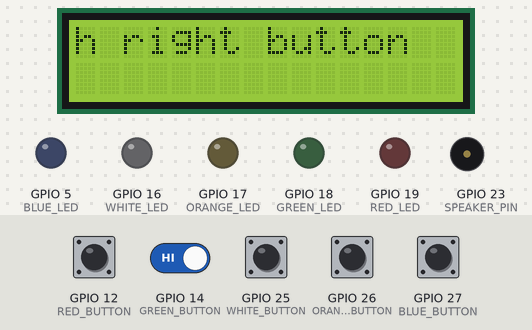
The sketch below on a simulated ESP32. Parts: 16×2 character LCD, output pins drawn as LEDs (lit = HIGH), buzzer (waves = sounding). Dashed ring = blinking. Inputs (shaded band) come from the test bench; at power-on: GPIO 12 (RED_BUTTON), GPIO 14 (GREEN_BUTTON), GPIO 25 (WHITE_BUTTON), GPIO 26 (ORANGE_BUTTON), GPIO 27 (BLUE_BUTTON) HIGH. WiFi joins after 1.5 s; servers stay silent unless stated; random numbers use the default seed unless the sketch sets one; what the sketch prints to the serial monitor is not drawn.

Above: at 2.75 s.
2.8 s: GPIO 25 (WHITE_BUTTON) pulled LOW for 3.2 s
At 5.3 s:
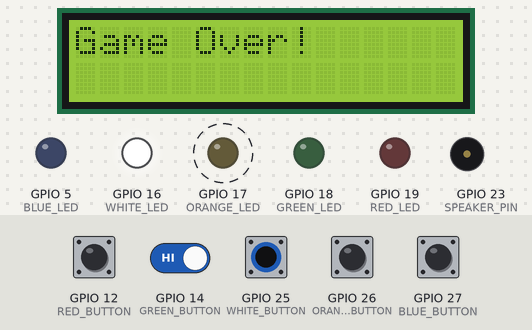
7.5 s: GPIO 25 (WHITE_BUTTON) pulled LOW for 1 s
At 10.6 s:
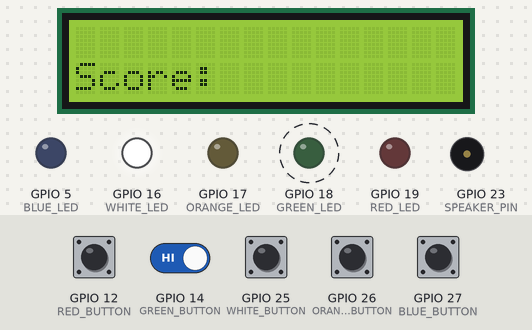
11.5 s: GPIO 25 (WHITE_BUTTON) pulled LOW for 0.15 s
At 12.0 s:
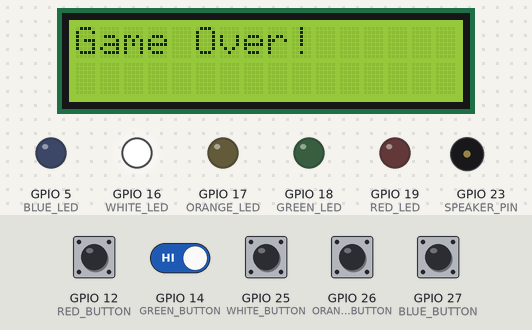
14.6 s: GPIO 14 (GREEN_BUTTON) driven LOW and GPIO 25 (WHITE_BUTTON) driven LOW
At 15.4 s:
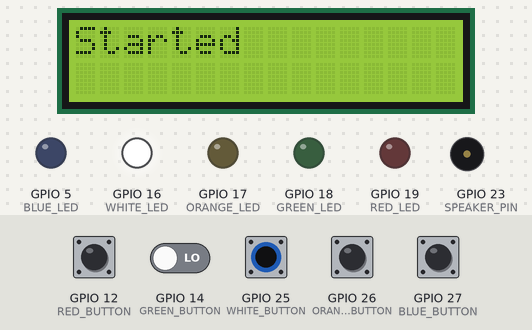
17.6 s: GPIO 14 (GREEN_BUTTON) driven HIGH
20.6 s: GPIO 27 (BLUE_BUTTON) pulled LOW for 1 s
At 24.04 s:
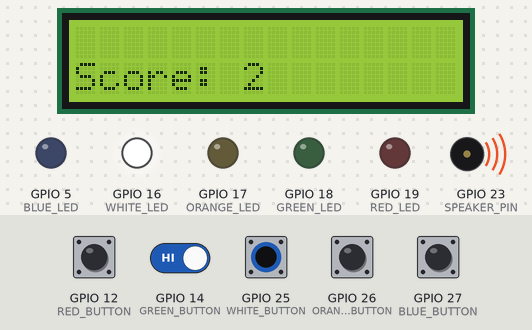
Timing chart, 0 to 25.6 s (numbered marks = the images above; inputs shaded):
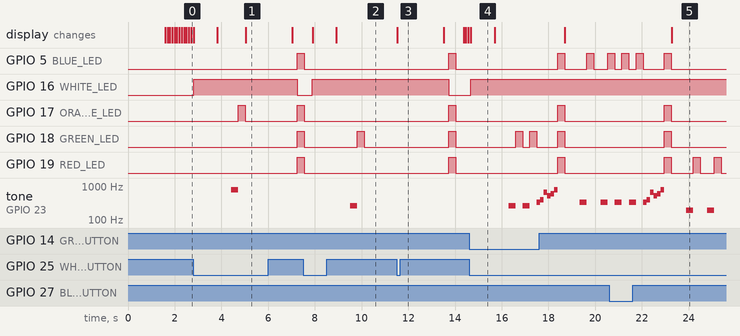

Measured:
- after the input at 2.8 s, GPIO 5 (BLUE_LED), GPIO 18 (GREEN_LED), GPIO 19 (RED_LED): LOW → HIGH after 4.4 s; GPIO 16 (WHITE_LED): LOW → HIGH at once, → LOW 4.4 s later; GPIO 17 (ORANGE_LED): LOW → HIGH after 1.9 s, → LOW 0.30 s later, → HIGH 2.2 s later; tone on GPIO 23 (SPEAKER_PIN): silent → 784 Hz after 1.6 s, → silent 0.30 s later
- after the input at 7.5 s, GPIO 16 (WHITE_LED): LOW → HIGH after 0.39 s; tone on GPIO 23 (SPEAKER_PIN): silent → 262 Hz after 2.0 s, → silent 0.30 s later
- after the input at 11.5 s, GPIO 5 (BLUE_LED), GPIO 17 (ORANGE_LED), GPIO 18 (GREEN_LED), GPIO 19 (RED_LED): LOW → HIGH after 2.2 s, → LOW 0.30 s later; GPIO 16 (WHITE_LED): HIGH → LOW after 2.2 s; the display: changes at once (image 3)
- after the input at 14.6 s, GPIO 16 (WHITE_LED): LOW → HIGH after 0.07 s; GPIO 18 (GREEN_LED): alternates HIGH for 0.30 s and LOW for 0.30 s, starting after 2.0 s; tone on GPIO 23 (SPEAKER_PIN): plays 262 Hz for 0.30 s, 262 Hz for 0.30 s, 330 Hz for 0.11 s, starting after 1.7 s
- what the display in image 4 shows lasts 1.0 s, from 14.7 s to 15.7 s

The sketch:

sketch.ino
```cpp
#include <LiquidCrystal_I2C.h>
#include <WiFi.h>
#include "pitches.h"
// Настройка WI-FI соединения
const char* ssid = "Wokwi-GUEST";
const char* password = "";
const char* host = "dweet.io";
// Пины лампочек
#define RED_LED 19
#define GREEN_LED 18
#define BLUE_LED 5
#define ORANGE_LED 17
#define WHITE_LED 16
// Пины кнопок
#define RED_BUTTON 12
#define GREEN_BUTTON 14
#define BLUE_BUTTON 27
#define ORANGE_BUTTON 26
#define WHITE_BUTTON 25
// пин звукового выхода
#define SPEAKER_PIN 23
// максимальная последовательность цветов
const int SEQ_LEN = 50;
// скорость переключения лампочек в мс
const int GAME_SPEED = 300;
// один из статусов игры (по умолчанию - ожидание запуска)
int STATUSSS = 0;
// шаг игры (кол-во лампочек)
int GAME_STEP = 0;
// случайная последовательность лампочек
int SEQ[SEQ_LEN];
// текущий шаг игры
int CURR_STEP = 0;
// Подключение дисплея
LiquidCrystal_I2C LCD(0x27,16,2);

String url;


void setup() {
  Serial.begin(9600);
  // Настройка пинов лампочек на выход
  pinMode(RED_LED, OUTPUT);
  pinMode(GREEN_LED, OUTPUT);
  pinMode(BLUE_LED, OUTPUT);
  pinMode(ORANGE_LED, OUTPUT);
  pinMode(WHITE_LED, OUTPUT);
  // Настройка пинов кнопок НА считывание входных сигналов
  pinMode(RED_BUTTON, INPUT_PULLUP);
  pinMode(GREEN_BUTTON, INPUT_PULLUP);
  pinMode(BLUE_BUTTON, INPUT_PULLUP);
  pinMode(ORANGE_BUTTON, INPUT_PULLUP);
  pinMode(WHITE_BUTTON, INPUT_PULLUP);
  // Настройка звука
  pinMode(SPEAKER_PIN, OUTPUT);
  // Настройка дисплея
  LCD.init();
  LCD.backlight();
  // Подключение к сети
  Serial.print("Connecting to ");
  Serial.println(ssid);
  WiFi.begin(ssid, password);
  while (WiFi.status() != WL_CONNECTED){
    delay(500);
    Serial.print(".");
  }
  Serial.println("Connected!");
}


void loop() {
	switch(STATUSSS){
		case 0:
      		// Ожидания запуска игры
			wait();
			break;
    	case 1:
      		// Генерация и показ последовательности
			show_seq();
			break;
      	case 2:
      		// Ожидание и ввод ответа
			wait_for_answer();
			break;
    }
}


void wait () {
  	// Функция ожидания запуска игры по нажатию белой кнопки
	int start = -1;
	while(start == -1) {
    	LCD.setCursor(0, 0);
  		LCD.print("To start push right button");
        for (int i = 0; i < 16; i++) {
          if(digitalRead(WHITE_BUTTON) == LOW) {
            LCD.clear();
            break;
          }
          LCD.scrollDisplayLeft();
          delay(100);
  		}
    	if(digitalRead(WHITE_BUTTON) == LOW) {
      		start = 0;
          	digitalWrite(WHITE_LED, HIGH);
          	LCD.clear();
          	LCD.setCursor(0, 0);
          	LCD.print("Started");
          	delay(1000);
          	LCD.clear();
          	LCD.setCursor(0, 1);
            LCD.print("Score: ");
          	STATUSSS = 1;
        }
    }
}

void show_seq() {
  	// Функция генерации и показа случайной последовательности
  	delay(GAME_SPEED);
	for (int i = 0; i < GAME_STEP + 1; i++){
    	SEQ[i] = random(4) + 1;
      	delay(GAME_SPEED);
      	showLED(SEQ[i]);
      	delay(GAME_SPEED);
      	clearLED();
    }
  	STATUSSS = 2;
}

void wait_for_answer() {
  // Функция ожидания ввода последовательности пользователем
  int buttonValue = readButton();
  // Если пользователь пока не нажал ни на одну из кнопок
  if (buttonValue != 0) {
    // Если пользователь не нажал на белую кнопку
    if (buttonValue != 5) {
      	showLED(buttonValue);
      	delay(GAME_SPEED);
    	clearLED();
      	// Если пользователь нажал на правильную кнопку
      	if (buttonValue == SEQ[CURR_STEP]){
          	// Если последовательность окончена верно
            if (CURR_STEP == GAME_STEP) {
                tone(SPEAKER_PIN, NOTE_E4);
                delay(150);
                tone(SPEAKER_PIN, NOTE_G4);
                delay(150);
                tone(SPEAKER_PIN, NOTE_E5);
                delay(150);
                tone(SPEAKER_PIN, NOTE_C5);
                delay(150);
                tone(SPEAKER_PIN, NOTE_D5);
                delay(150);
                tone(SPEAKER_PIN, NOTE_G5);
                delay(150);
                noTone(SPEAKER_PIN);
				        GAME_STEP++;
              	CURR_STEP = 0;
              	showAllLED();
              	delay(GAME_SPEED);
              	clearLED();
              	LCD.setCursor(0, 1);
              	LCD.print("Score: ");
              	LCD.print(GAME_STEP);
              	STATUSSS = 1;
            }
          	// Переход к следующему шагу в массиве, если угадал предыдущий
          	else {
        		CURR_STEP++;
          	}
      	}
      	// Если допустил ошибку, то конец игры
      	else {
          tone(SPEAKER_PIN, NOTE_DS5);
          delay(300);
          tone(SPEAKER_PIN, NOTE_D5);
          delay(300);
          tone(SPEAKER_PIN, NOTE_CS5);
          delay(300);
          for (byte i = 0; i < 10; i++) {
            for (int pitch = -10; pitch <= 10; pitch++) {
              tone(SPEAKER_PIN, NOTE_C5 + pitch);
              delay(6);
            }
          }
          noTone(SPEAKER_PIN);
        	STATUSSS = 0;
          restart_game();
      	}
      delay(10);
    }
    // Если пользователь нажал на белую кнопку, перезапуск игры
    else {
      restart_game();
    }
    delay(10);
  }
  delay(10);
}

void showLED(int id) {
  // Функция отображения одной из 4 лампочек
  switch(id) {
    case 1:
      tone(SPEAKER_PIN, NOTE_G3);
      delay(300);
      digitalWrite(RED_LED, HIGH);
      noTone(SPEAKER_PIN);
      break;
    case 2:
      tone(SPEAKER_PIN, NOTE_C4);
      delay(300);
      digitalWrite(GREEN_LED, HIGH);
      noTone(SPEAKER_PIN);
      break;
    case 3:
      tone(SPEAKER_PIN, NOTE_E4);
      delay(300);
      digitalWrite(BLUE_LED, HIGH);
      noTone(SPEAKER_PIN);
      break;
    case 4:
      tone(SPEAKER_PIN, NOTE_G5);
      delay(300);
      digitalWrite(ORANGE_LED, HIGH);
      noTone(SPEAKER_PIN);
      break;
  }
}

void clearLED() {
  // Функция выключения всех лампочек после показа одной
  digitalWrite(RED_LED, LOW);
  digitalWrite(GREEN_LED, LOW);
  digitalWrite(BLUE_LED, LOW);
  digitalWrite(ORANGE_LED, LOW);
}

void showAllLED() {
  // Функция включения всех лампочек после правильной последовательности
  digitalWrite(RED_LED, HIGH);
  digitalWrite(GREEN_LED, HIGH);
  digitalWrite(BLUE_LED, HIGH);
  digitalWrite(ORANGE_LED, HIGH);
}


int readButton() {
  if (digitalRead(RED_BUTTON) == 0) return 1;
  else if (digitalRead(GREEN_BUTTON) == 0) return 2;
  else if (digitalRead(BLUE_BUTTON) == 0) return 3;
  else if (digitalRead(ORANGE_BUTTON) == 0) return 4;
  else if (digitalRead(WHITE_BUTTON) == 0) return 5;
  return 0;
}

void restart_game() {
  LCD.clear();
  LCD.setCursor(0, 0);
  LCD.print("Game Over!");
  delay(2000);
  LCD.clear();
  WiFiClient client;
    if(!client.connect(host, 80)){
      return;
    }
  unsigned long timestamp = millis();
  url = "/dweet/for/DmitryKondrashov?Record=" + String(GAME_STEP) + "&timestamp=" + String(timestamp);
  Serial.print("URL: ");
  Serial.println(url);
  client.print("GET " + url + " HTTP/1.1\r\n" + "Host: " + host +"\r\n" + "Connection: close\r\n\r\n");
  client.stop();

  GAME_STEP = 0;
  CURR_STEP = 0;
  digitalWrite(WHITE_LED, LOW);
  showAllLED();
  delay(GAME_SPEED);
  clearLED();
  delay(GAME_SPEED);
  STATUSSS = 0;
}
```

pitches.h
```cpp
/**************************************************
   This file defines constants with the frequency
   of different musical notes.
 *************************************************/

#define NOTE_B0  31
#define NOTE_C1  33
#define NOTE_CS1 35
#define NOTE_D1  37
#define NOTE_DS1 39
#define NOTE_E1  41
#define NOTE_F1  44
#define NOTE_FS1 46
#define NOTE_G1  49
#define NOTE_GS1 52
#define NOTE_A1  55
#define NOTE_AS1 58
#define NOTE_B1  62
#define NOTE_C2  65
#define NOTE_CS2 69
#define NOTE_D2  73
#define NOTE_DS2 78
#define NOTE_E2  82
#define NOTE_F2  87
#define NOTE_FS2 93
#define NOTE_G2  98
#define NOTE_GS2 104
#define NOTE_A2  110
#define NOTE_AS2 117
#define NOTE_B2  123
#define NOTE_C3  131
#define NOTE_CS3 139
#define NOTE_D3  147
#define NOTE_DS3 156
#define NOTE_E3  165
#define NOTE_F3  175
#define NOTE_FS3 185
#define NOTE_G3  196
#define NOTE_GS3 208
#define NOTE_A3  220
#define NOTE_AS3 233
#define NOTE_B3  247
#define NOTE_C4  262
#define NOTE_CS4 277
#define NOTE_D4  294
#define NOTE_DS4 311
#define NOTE_E4  330
#define NOTE_F4  349
#define NOTE_FS4 370
#define NOTE_G4  392
#define NOTE_GS4 415
#define NOTE_A4  440
#define NOTE_AS4 466
#define NOTE_B4  494
#define NOTE_C5  523
#define NOTE_CS5 554
#define NOTE_D5  587
#define NOTE_DS5 622
#define NOTE_E5  659
#define NOTE_F5  698
#define NOTE_FS5 740
#define NOTE_G5  784
#define NOTE_GS5 831
#define NOTE_A5  880
#define NOTE_AS5 932
#define NOTE_B5  988
#define NOTE_C6  1047
#define NOTE_CS6 1109
#define NOTE_D6  1175
#define NOTE_DS6 1245
#define NOTE_E6  1319
#define NOTE_F6  1397
#define NOTE_FS6 1480
#define NOTE_G6  1568
#define NOTE_GS6 1661
#define NOTE_A6  1760
#define NOTE_AS6 1865
#define NOTE_B6  1976
#define NOTE_C7  2093
#define NOTE_CS7 2217
#define NOTE_D7  2349
#define NOTE_DS7 2489
#define NOTE_E7  2637
#define NOTE_F7  2794
#define NOTE_FS7 2960
#define NOTE_G7  3136
#define NOTE_GS7 3322
#define NOTE_A7  3520
#define NOTE_AS7 3729
#define NOTE_B7  3951
#define NOTE_C8  4186
#define NOTE_CS8 4435
#define NOTE_D8  4699
#define NOTE_DS8 4978
```
